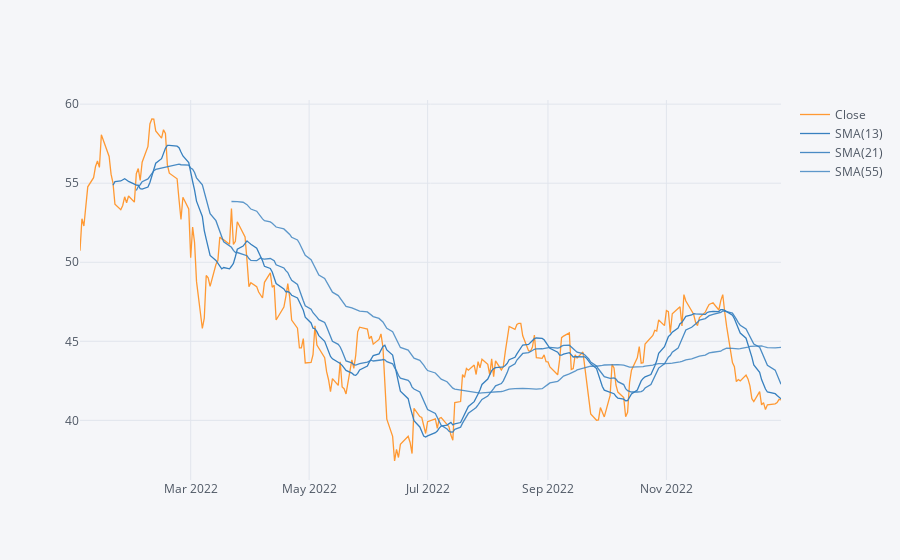

Write notebook code for a chart like this one.
### Markdown cell above
**Creating a Simple Moving Averages plot of Wells Fargo for the year 2022** (rerun if you're seeing blanks)

### Code cell
WFC["Close"]["2022-01-01":"2023-01-01"].ta_plot(study="sma", periods = [13, 21, 55])

### Figure 1 — Plotly figure (JSON) as saved in the notebook; plotly's stock layout.template omitted (floating-point values rounded to 4 significant figures; data arrays with more than 128 entries replaced by an {"elided": "..."} marker saying what was removed)
{"data": [{"line": {"color": "rgba(255, 153, 51, 1.0)", "dash": "solid", "shape": "linear", "width": 1.3}, "mode": "lines", "name": "Close", "text": "", "type": "scatter", "x": {"elided": "251 str values"}, "y": {"elided": "251 float values"}}, {"line": {"color": "rgba(55, 128, 191, 1.0)", "dash": "solid", "shape": "linear", "width": 1.3}, "mode": "lines", "name": "SMA(13)", "text": "", "type": "scatter", "x": {"elided": "251 str values"}, "y": {"elided": "251 mixed values"}}, {"line": {"color": "rgba(55, 128, 191, 0.8999999999999999)", "dash": "solid", "shape": "linear", "width": 1.3}, "mode": "lines", "name": "SMA(21)", "text": "", "type": "scatter", "x": {"elided": "251 str values"}, "y": {"elided": "251 mixed values"}}, {"line": {"color": "rgba(55, 128, 191, 0.7999999999999998)", "dash": "solid", "shape": "linear", "width": 1.3}, "mode": "lines", "name": "SMA(55)", "text": "", "type": "scatter", "x": {"elided": "251 str values"}, "y": {"elided": "251 mixed values"}}], "layout": {"legend": {"bgcolor": "#F5F6F9", "font": {"color": "#4D5663"}}, "paper_bgcolor": "#F5F6F9", "plot_bgcolor": "#F5F6F9", "title": {"font": {"color": "#4D5663"}}, "xaxis": {"gridcolor": "#E1E5ED", "showgrid": true, "tickfont": {"color": "#4D5663"}, "title": {"font": {"color": "#4D5663"}, "text": ""}, "zerolinecolor": "#E1E5ED"}, "yaxis": {"gridcolor": "#E1E5ED", "showgrid": true, "tickfont": {"color": "#4D5663"}, "title": {"font": {"color": "#4D5663"}, "text": ""}, "zerolinecolor": "#E1E5ED"}}}
